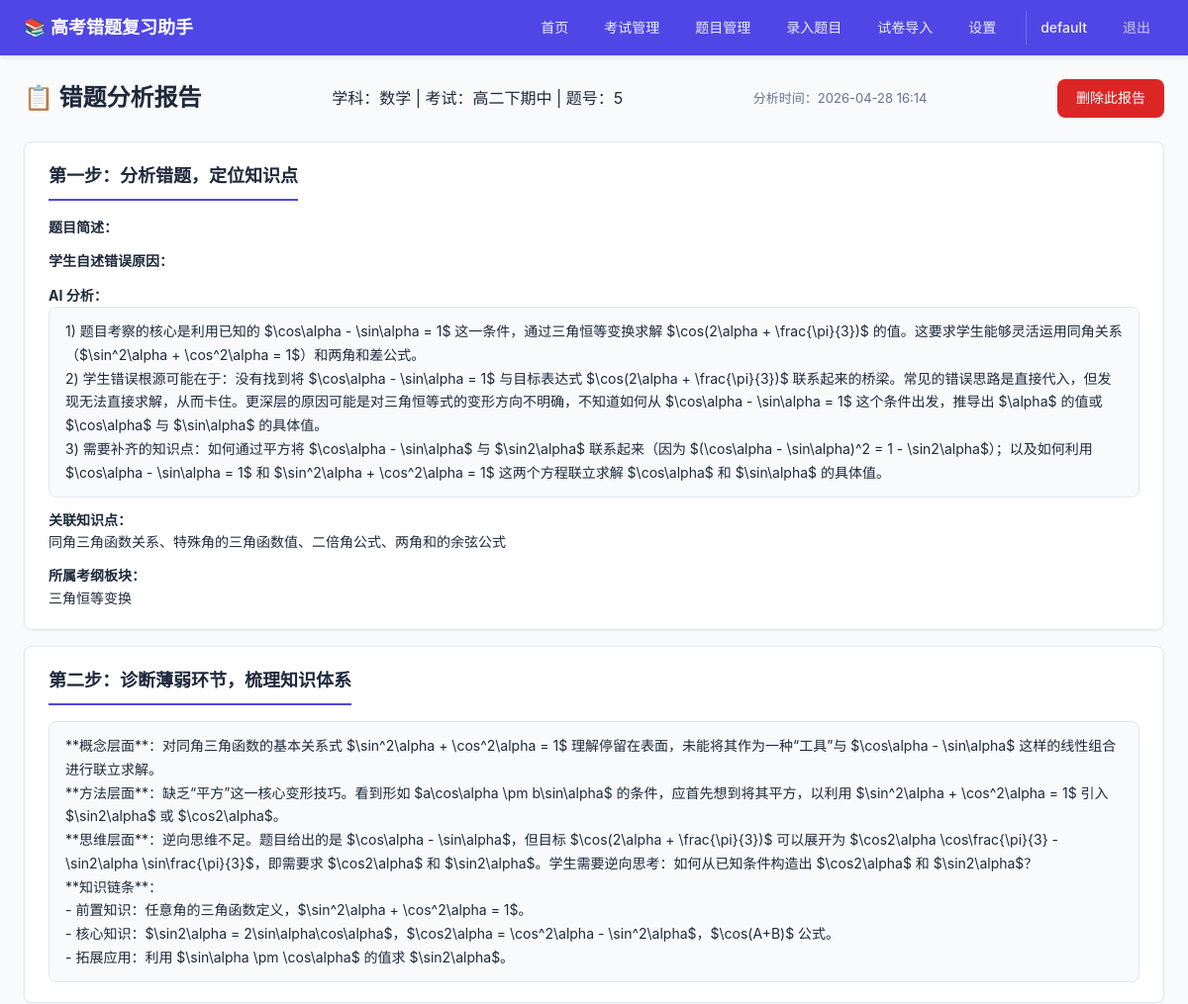
The page /analysis/1 (signed in, upper part) on the database as committed earlier.
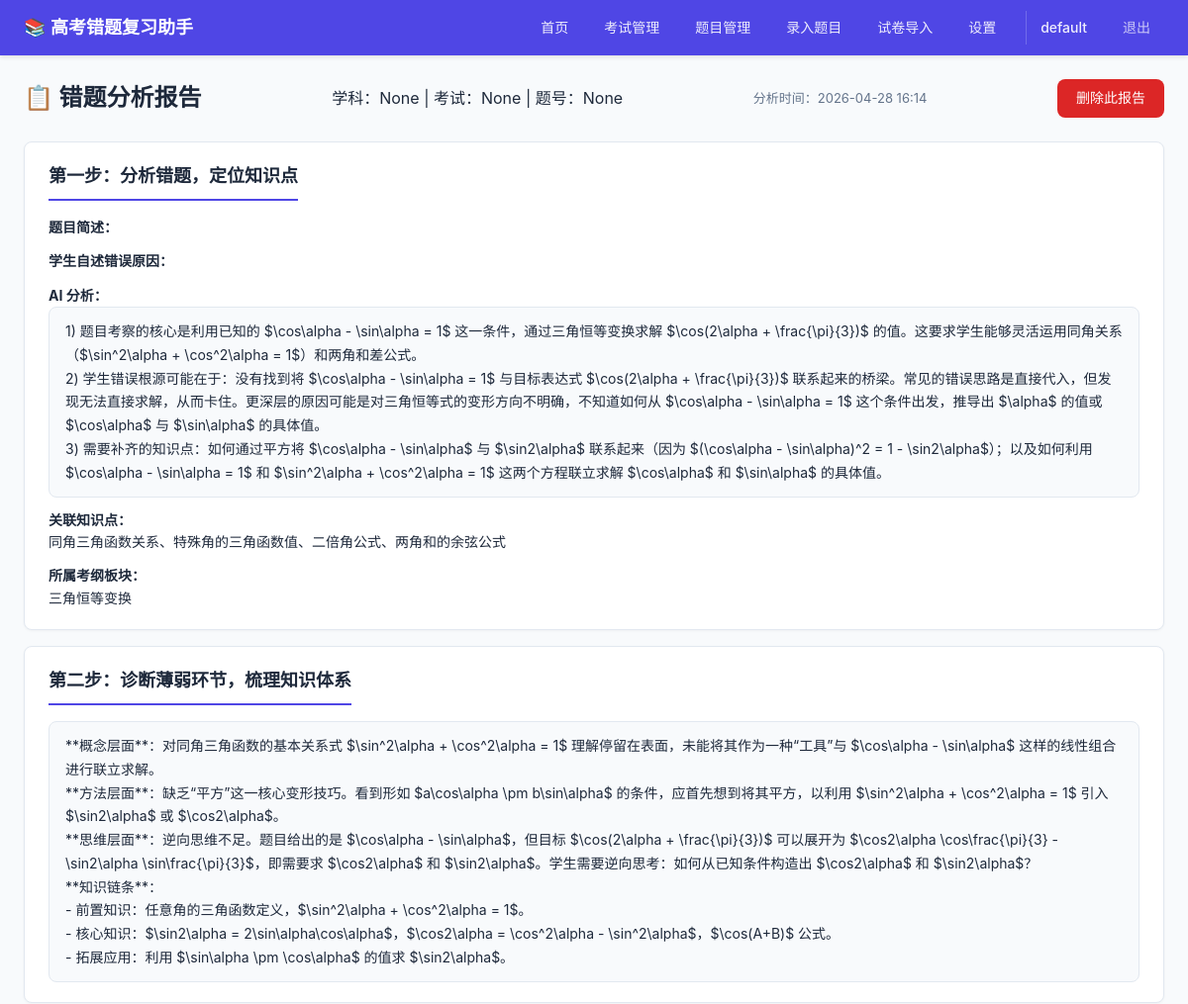
The same page on the database as committed later.
### tables this page shows
CREATE TABLE subjects (
            id          INTEGER PRIMARY KEY AUTOINCREMENT,
            name        TEXT    NOT NULL UNIQUE,
            created_at  TIMESTAMP DEFAULT CURRENT_TIMESTAMP
        );

CREATE TABLE exams (
            id          INTEGER PRIMARY KEY AUTOINCREMENT,
            subject_id  INTEGER NOT NULL REFERENCES subjects(id),
            name        TEXT    NOT NULL,
            exam_date   DATE,
            created_at  TIMESTAMP DEFAULT CURRENT_TIMESTAMP, user_id INTEGER NOT NULL DEFAULT 1,
            UNIQUE(subject_id, name)
        );

CREATE TABLE questions (
            id              INTEGER PRIMARY KEY AUTOINCREMENT,
            exam_id         INTEGER NOT NULL REFERENCES exams(id) ON DELETE CASCADE,
            question_number TEXT    NOT NULL,
            stem            TEXT,
            image_path      TEXT,
            created_at      TIMESTAMP DEFAULT CURRENT_TIMESTAMP,
            updated_at      TIMESTAMP DEFAULT CURRENT_TIMESTAMP
        , user_id INTEGER NOT NULL DEFAULT 1, student_answer TEXT, error_reason TEXT);

### routes/analysis.py (the view)
@analysis_bp.route('/analysis/<int:analysis_id>')
@login_required
def view_analysis(analysis_id):
    user_id = session['user_id']
    analysis = get_analysis(analysis_id, user_id=user_id)
    if not analysis:
        flash('分析记录不存在或无权访问', 'error')
        return redirect(url_for('questions.list_questions'))
    from models.practice import get_practices_by_analysis
    practices = get_practices_by_analysis(analysis_id)
    def safe_json(raw):
        if not raw:
            return None
        try:
            return json.loads(raw)
        except json.JSONDecodeError:
            return None
    return render_template('analysis/result.html', analysis=analysis, practices=practices,
                           step1=safe_json(analysis['step1_data']),
                           step2=safe_json(analysis['step2_data']),
                           step3=safe_json(analysis['step3_data']),
                           step4=safe_json(analysis['step4_data']))

### app.py (called while the page is built)
def localtime_filter(value, fmt='%Y-%m-%d %H:%M'):
    if not value:
        return ''
    try:
        dt = datetime.strptime(str(value)[:19], '%Y-%m-%d %H:%M:%S')
        dt = dt.replace(tzinfo=ZoneInfo('UTC')).astimezone(SHANGHAI_TZ)
        return dt.strftime(fmt)
    except (ValueError, TypeError):
        return str(value)

@app.before_request
def load_logged_in_user():
    user_id = session.get('user_id')
    g.current_user = get_user_by_id(user_id) if user_id else None

@app.context_processor
def inject_global_template_vars():
    return {
        'current_user': g.get('current_user'),
    }

### database/__init__.py (called while the page is built)
def get_db():
    if 'db' not in g:
        g.db = sqlite3.connect(DATABASE_PATH)
        g.db.row_factory = sqlite3.Row
        g.db.execute("PRAGMA foreign_keys = ON")
    return g.db

### models/practice.py (called while the page is built)
def get_practices_by_analysis(analysis_result_id):
    db = get_db()
    return db.execute(
        "SELECT * FROM practice_questions WHERE analysis_result_id = ? "
        "ORDER BY CASE difficulty WHEN 'basic' THEN 1 WHEN 'intermediate' THEN 2 WHEN 'advanced' THEN 3 END",
        (analysis_result_id,)
    ).fetchall()

### templates/analysis/result.html (shortened to what this page needs)
{% extends "base.html" %}
{% block content %}
<div class="page-header">
    <h1>📋 错题分析报告</h1>
    <p>学科：{{ analysis.subject_name }} | 考试：{{ analysis.exam_name }} | 题号：{{ analysis.question_number }}{{ analysis.sub_label or '' }}</p>
    <p class="analysis-date">分析时间：{{ analysis.created_at|localtime }}{% if analysis.model %} | 分析模型：{{ analysis.model }}{% endif %}</p>
    <div class="header-actions">
        <form method="POST" action="{{ url_for('analysis.delete_analysis_route', analysis_id=analysis.id) }}" onsubmit="return confirm('确定删除这条分析记录吗？')">
            <button type="submit" class="btn btn-danger">删除此报告</button>
        </form>
    </div>
</div>
{% if step1 %}
<div class="card">
    <h2>{{ step1.title }}</h2>
    <div class="analysis-section">
        <div class="field-item">
            <strong>题目简述：</strong>
        </div>
        <div class="field-item">
            <strong>学生自述错误原因：</strong>
        </div>
        <div class="field-item">
            <strong>AI 分析：</strong>
            <div class="analysis-text">{{ step1.ai_analysis | replace('\n', '<br>') | safe }}</div>
        </div>
        <div class="field-item">
            <strong>关联知识点：</strong>
            <p>{{ step1.knowledge_points }}</p>
        </div>
        <div class="field-item">
            <strong>所属考纲板块：</strong>
            <p>{{ step1.syllabus_section }}</p>
        </div>
    </div>
</div>
{% endif %}
{% if step2 %}
<div class="card">
    <h2>{{ step2.title }}</h2>
    <div class="analysis-section">
        <div class="analysis-text">{{ step2.weakness_analysis | replace('\n', '<br>') | safe }}</div>
    </div>
</div>
{% endif %}
{% endblock %}

Rows that differ between the two databases and show on the page:
no longer on this page (row unchanged): subjects: subject_name "数学"
removed exams: exam_name "高二下期中"
removed questions: question_number "5"
Other text that changed with them:
{{ analysis.subject_name }}: (not shown) → "None"
{{ analysis.exam_name }}: (not shown) → "None"
{{ analysis.question_number }}: (not shown) → "None"
